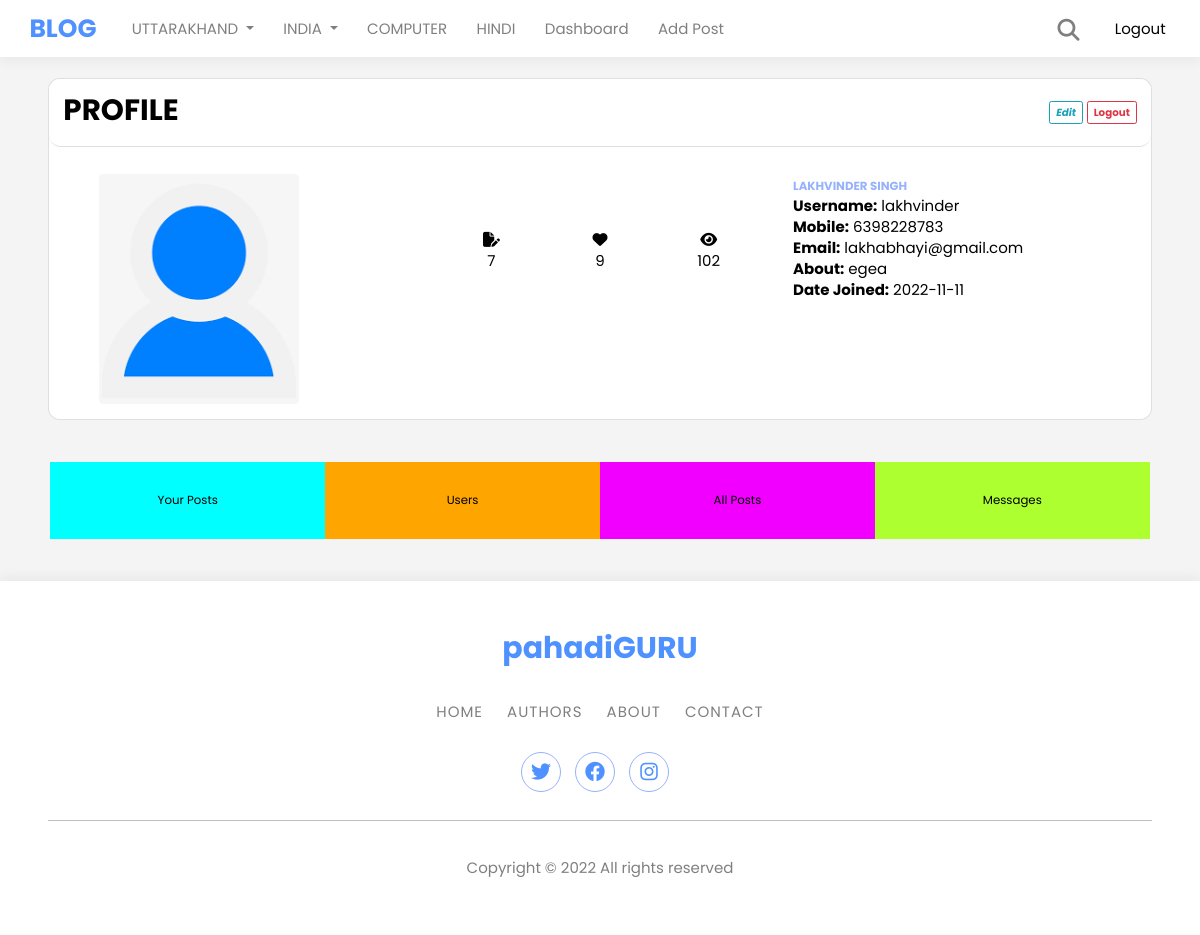
The page /dashboard (signed in) on the database as committed earlier.
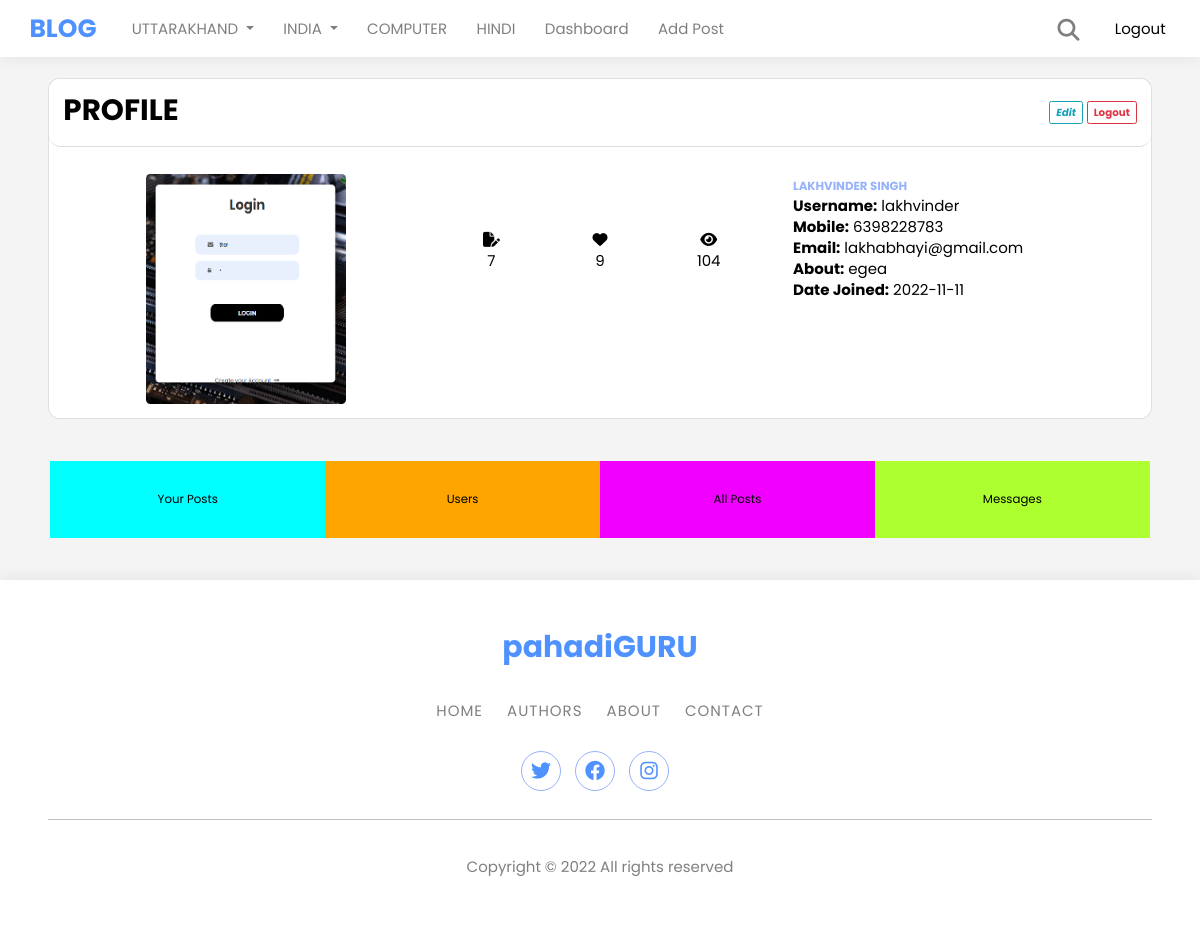
The same page on the database as committed later.
### app.py (models this page shows)
class Users(db.Model, UserMixin):
    id = db.Column(db.Integer, primary_key=True)
    username = db.Column(db.String(20), unique=True, nullable=False)
    name = db.Column(db.String(50), nullable=False)
    email = db.Column(db.String(150), nullable=False)
    phone = db.Column(db.String(50), nullable=False)
    date_added = db.Column(db.Date, default=date.today)
    about_author = db.Column(db.String(500), nullable=False)
    security_question = db.Column(db.String(50), nullable=False)
    security_answer = db.Column(db.String(50), nullable=False)
    password_hash = db.Column(db.String(128))
    role = db.Column(db.String(10), default='User')
    posts = db.relationship('Posts', backref='poster')
    likes=db.relationship('Likes',backref='user',passive_deletes=True)
    profile_pic=db.Column(db.String(), nullable=True)

### app.py (the view)
@app.route('/dashboard', methods=['GET', 'POST'])
@login_required
def dashboard():
    post = Posts.query.filter_by(poster_id=current_user.id).all()
    total_posts=Posts.query.filter_by(poster_id=current_user.id).count()
    total_views = 0
    for p in post:
        for v in p.views:
            total_views += v.view_count
    total_likes = 0
    for p in post:
        for l in p.likes:
            total_likes += 1
    return render_template('dashboard.html',post=post,total_posts=total_posts,total_views=total_views,total_likes=total_likes)

### app.py (called while the page is built)
@login_manager.user_loader
def load_user(user_id):
    return Users.query.get(int(user_id))

### templates/dashboard.html (shortened to what this page needs)
{% extends 'base2.html' %}
{% block content %}
<br>
<div class="card rounded-4">
    <div class="card-header rounded-4" style="display: flex; justify-content: space-between; align-items: center;">
        <div>
        <h1 class="text-uppercase font-weight-bold text-center">Profile</h1>
        </div>
        <div>
        <a href="{{url_for('edit_profile',id=current_user.id)}}" class="btn btn-outline-info btn-sm font-weight-bold"><i>Edit</i></a>
        <a href="{{ url_for('logout')}}" class="btn btn-outline-danger btn-sm font-weight-bold">Logout</a>
        </div>
    </div>
    <div class="card-body rounded-4">
        <p class="card-text">
        <div class="container">
            <div class="row">
                <div class="col rounded-4">
                    {% if current_user.profile_pic %}
                    <img src="{{url_for('static', filename='images/profile_pic/'+ current_user.profile_pic)}}"
                         class="rounded-2" style=" width: 200px; height: 230px; margin-left: 20%; ">
                    {% else %}
                    <img src="{{url_for('static', filename='images/profile_pic/user.png')}}" class="rounded-2" width="200" style=" min-width: 12rem; margin-left: 1.5rem;">
                    {% endif %}
                </div>
                <div class="col">
                    {% if current_user.is_authenticated and (current_user.role=='Author' or current_user.role=='Admin') %}
                                <div class="row text-center" style="margin: auto; margin-top: 17%;">
                                    <div class="col">
                                        <i class="fa-solid fa-file-pen"></i>
                                        <p>{{total_posts}}</p>
                                    </div>
                                    <div class="col">
                                        <i class="fa-solid fa-heart"></i>
                                        <p>{{total_likes}}</p>
                                    </div>
                                    <div class="col">
                                        <i class="fa-solid fa-eye"></i>
                                        <p>{{total_views}}</p>
                                    </div>
                                </div>
                        {% endif %}
                </div>
                <div class="col"  style="min-width: 14.125rem;" >
                    <strong style="font-size: 1rem; color: #97B2FC;">{{current_user.name | upper}}</strong>
                    <br>
                    <strong>Username:</strong>
                    {{current_user.username}}<br>
                    <strong>Mobile:</strong>
                    {{current_user.phone}}<br>
                    <strong>Email:</strong>
                    {{current_user.email}}<br>
                    <strong>About:</strong>
                    {{current_user.about_author}}<br>
                    <strong>Date Joined:</strong>
                    {{current_user.date_added}}<br>
                    </p>
                </div>
            </div>
        </div>
<br>
<br>
    <div class="container">
        <div class="row">
            {% if current_user.is_authenticated and (current_user.role=='Author' or current_user.role=='Admin') %}
            <div class="col" style="max-width: 25%; font-size: 1rem; background-color: cyan; padding: 0; text-align: center; padding: 30px 0; ">
                <a style="color: black;" href="{{url_for('your_posts',id=current_user.id)}}">Your Posts</a>
            </div>
            {% endif %}
            {% if current_user.is_authenticated and (current_user.role=='Admin') %}
            <div class="col" style="max-width: 25%; font-size: 1rem; background-color: orange; padding: 0; text-align: center; padding: 30px 0; ">
                <a style="color: black;" href="{{url_for('admin_all_users')}}">Users</a>
            </div>
            <div class="col" style="max-width: 25%; font-size: 1rem; background-color: rgb(242, 0, 255); padding: 0; text-align: center; padding: 30px 0; ">
                <a style="color: black;" href="{{url_for('admin_all_posts')}}">All Posts</a>
            </div>
            <div class="col" style="max-width: 25%; font-size: 1rem; background-color: greenyellow; padding: 0; text-align: center; padding: 30px 0; ">
                <a style="color: black;" href="{{url_for('admin_messages')}}">Messages</a>
            </div>
            {% endif %}
        </div>
    </div>
<br>
<br>
{% endblock %}

### templates/base2.html (shortened to what this page needs)
<!DOCTYPE html>
<html lang="en">
  <head>
    <link
      rel="stylesheet"
      href="https://cdn.jsdelivr.net/npm/bootstrap@5.2.2/dist/css/bootstrap.min.css"
    />
    <link rel="stylesheet" href="https://cdnjs.cloudflare.com/ajax/libs/font-awesome/6.2.0/css/all.min.css" />
    <link
      rel="stylesheet"
      href="{{url_for('static', filename='css/style.css')}}"
    />
    <link
      rel="stylesheet"
      href="{{url_for('static', filename='css/about.css')}}"
    />
    <link
      rel="stylesheet"
      href="https://cdnjs.cloudflare.com/ajax/libs/font-awesome/6.2.0/css/all.min.css"
    />
    <link
      rel="stylesheet"
      href="{{url_for('static', filename='css/footer.css')}}"
    />
    <link
      rel="stylesheet"
      href="{{url_for('static', filename='css/lallantop_navbar.css')}}"
    />
  </head>
  <body style="background-color: #f4f4f4;">
    {% block navbar %} {% include 'navbar.html' %} {% endblock %}
    <div class="container-sm">
      {% block content %} {% endblock%}
    {% block footer %} {% include 'footer.html' %} {% endblock %}
  </body>
</html>

### templates/navbar.html (shortened to what this page needs)
<nav
  class="navbar navbar-expand-lg navbar-light"
  style="background-color: #fff; box-shadow: 0 4px 12px 0 rgb(0 0 0 / 5%);"
>
  <div class="container-fluid">
    <a
      class="navbar-brand"
      href="{{url_for('home')}}"
      style="color: #4f92ff; font-weight: bolder; font-size: 25px"
      >BLOG</a
    >
    <div class="collapse navbar-collapse" id="navbarSupportedContent">
      <ul class="navbar-nav me-auto mb-2 mb-lg-0">
        <li class="nav-item dropdown pl-4">
          <a
            class="nav-link dropdown-toggle"
            href="#"
            id="navbarDropdown"
            role="button"
            data-bs-toggle="dropdown"
            aria-expanded="false"
          >
            UTTARAKHAND
          </a>
        </li>
        <li class="nav-item dropdown pl-4">
          <a
            class="nav-link dropdown-toggle"
            href="#"
            id="navbarDropdown"
            role="button"
            data-bs-toggle="dropdown"
            aria-expanded="false"
          >
            INDIA
          </a>
        </li>
        <li class="nav-item pl-4">
          <a class="nav-link" href="{{url_for('allposts',category='Computer')}}"> COMPUTER</a>
      </li>
        <li class="nav-item pl-4">
          <a class="nav-link" href="{{url_for('allposts',category='Hindi')}}"> HINDI</a>
      </li>
        {% if current_user.is_authenticated %}
        <li class="nav-item pl-4">
            <a class="nav-link" href="{{url_for('dashboard')}}">Dashboard</a>
        </li>
        {% endif %}
        {% if current_user.is_authenticated and (current_user.role == 'Author' or current_user.role == 'Admin') %}
        <li class="nav-item pl-4">
          <a class="nav-link" href="{{url_for('addpost')}}">Add Post</a>
        </li>
        {% endif %}
      </ul>
        <form class="searchbar pr-4">
          <input
            type="search"
            placeholder="Search here"
            name="search"
            class="searchbar-input"
            onkeyup="buttonUp();"
            required
          />
          <span class="searchbar-icon pr-4"
            ><i class="fa fa-search" aria-hidden="true" style="color: #00000080;"></i
          ></span>
        </form>
        {% if current_user.is_authenticated %}
        <li class="nav-item pl-4" style="text-align: center; list-style: none;  margin-right: 5px;">
          <a class="nav-link" href="{{url_for('logout')}}">Logout</a>
        </li>
        {% endif %}
    </div>
  </div>
</nav>

### templates/footer.html (shortened to what this page needs)
<footer class="footer-07"  style="background-color: #fff; box-shadow: 0 -4px 12px 0 rgb(0 0 0 / 5%)">
  <div class="container">
    <div class="row justify-content-center">
      <div class="col text-center">
        <h2 class="footer-heading">
          <a href="#" class="logo" style="color: #4f92ff">pahadiGURU</a>
        </h2>
        <p class="menu">
          <a href="{{url_for('home')}}" style="color: #00000080">Home</a>
          <a href="{{url_for('authors')}}" style="color: #00000080">Authors</a>
          <a href="{{url_for('about')}}" style="color: #00000080">About</a>
          <a href="{{url_for('contact')}}" style="color: #00000080">Contact</a>
        </p>
        <ul class="ftco-footer-social p-0">
          <li class="ftco-animate">
            <a
              href="#"
              data-toggle="tooltip"
              data-placement="top"
              title="Twitter"
              ><span class="fa-brands fa-twitter" style="color: #4f92ff"></span
            ></a>
          </li>
          <li class="ftco-animate">
            <a
              href="#"
              data-toggle="tooltip"
              data-placement="top"
              title="Facebook"
              ><span class="fa-brands fa-facebook" style="color: #4f92ff"></span
            ></a>
          </li>
          <li class="ftco-animate">
            <a
              href="#"
              data-toggle="tooltip"
              data-placement="top"
              title="Instagram"
              ><span
                class="fa-brands fa-instagram"
                style="color: #4f92ff"
              ></span
            ></a>
          </li>
        </ul>
      </div>
    </div>
    <hr>
    <br>
    <div class="row mt-1">
      <div class="col text-center">
        <p class="copyright" style="color: #00000080">
          Copyright &copy;
          All rights reserved
        </p>
      </div>
    </div>
  </div>
</footer>

### static/css/style.css (style rules this page uses)
.searchbar { position: relative; min-width: 50px; width: 0%; height: 45px; float: right; overflow: hidden; border-radius: 10px; -webkit-transition: width 0.3s; -moz-transition: width 0.3s; -ms-transition: width 0.3s; -o-transition: width 0.3s; transition: width 0.3s; }
.searchbar-input { top: 0; right: 0; border: 0; outline: 0; border-radius: 10px; width: 100%; height: 45px; margin: 0; padding: 0px 55px 0px 20px; font-size: 20px; color: #00000080; }
.searchbar-icon, .searchbar-submit { display: block; position: absolute; top: 0; font-family: verdana; font-size: 22px; right: 0; padding: 0; margin: 0; border: 0; outline: 0; line-height: 50px; text-align: center; cursor: pointer; color: #121212; border-radius: 10px; }

### static/css/lallantop_navbar.css (style rules this page uses)
:root { --bs-blue: #0d6efd; --bs-indigo: #6610f2; --bs-purple: #6f42c1; --bs-pink: #d9368b; --bs-red: #dc3545; --bs-orange: #f58324; --bs-yellow: #ffd133; --bs-green: #016369; --bs-teal: #147f8d; --bs-cyan: #0dcaf0; --bs-black: #000; --bs-white: #fff; --bs-gray: #6c757d; --bs-gray-dark: #343a40; --bs-gray-100: #f8f9fa; --bs-gray-200: #e9ecef; --bs-gray-300: #dee2e6; --bs-gray-400: #ced4da; --bs-gray-500: #adb5bd; --bs-gray-600: #6c757d; --bs-gray-700: #495057; --bs-gray-800: #343a40; --bs-gray-900: #212529; --bs-primary: #4f92ff; --bs-secondary: #6c757d; --bs-success: #016369; --bs-info: #59b2b8; --bs-warning: #f58324; --bs-danger: #dc3545; --bs-light: #f8f9fa; --bs-dark: #212529; --bs-primary-rgb: 217,54,139; --bs-secondary-rgb: 108,117,125; --bs-success-rgb: 1,99,105; --bs-info-rgb: 89,178,184; --bs-warning-rgb: 245,131,36; --bs-danger-rgb: 220,53,69; --bs-light-rgb: 248,249,250; --bs-dark-rgb: 33,37,41; --bs-white-rgb: 255,255,255; --bs-black-rgb: 0,0,0; --bs-body-color-rgb: 0,0,0; --bs-body-bg-rgb: 255,255,255; --bs-gradient: linear-gradient(180deg,hsla(0,0%,100%,.15),hsla(0,0%,100%,0)); --bs-root-font-size: 73.5%; --bs-body-font-family: var(--bs-font-sans-serif); --bs-body-font-size: 1.6rem; --bs-body-font-weight: 400; --bs-body-line-height: 1.4; --bs-body-color: #000; --bs-body-bg: #fff; --bs-border-width: 1px; --bs-border-style: solid; --bs-border-color: #dee2e6; --bs-border-color-translucent: rgba(0,0,0,.175); --bs-border-radius: 0.375rem; --bs-border-radius-sm: 0.25rem; --bs-border-radius-lg: 0.5rem; --bs-border-radius-xl: 1rem; --bs-border-radius-2xl: 2rem; --bs-border-radius-pill: 50rem; --bs-link-color: #4f92ff; --bs-link-hover-color: #4f92ff; --bs-code-color: #4f92ff; --bs-highlight-bg: #fff6d6; font-size: var(--bs-root-font-size); }
body { margin: 0; line-height: var(--bs-body-line-height); color: var(--bs-body-color); text-align: var(--bs-body-text-align); -webkit-text-size-adjust: 100%; -webkit-tap-highlight-color: rgba(0,0,0,0) }
.container,.container-fluid,.container-lg,.container-md,.container-sm,.container-xl,.container-xxl { width: 100%; padding-right: var(--bs-gutter-x, 0.75rem); padding-left: var(--bs-gutter-x, 0.75rem); margin-right: auto; margin-left: auto; }
.nav-link { display: block; padding: var(--bs-nav-link-padding-y) var(--bs-nav-link-padding-x); font-size: var(--bs-nav-link-font-size); font-weight: var(--bs-nav-link-font-weight); color: var(--bs-nav-link-color); transition: color .15s ease-in-out,background-color .15s ease-in-out,border-color .15s ease-in-out }
@media (min-width: 1200px) { .navbar-nav { margin-right:1.5rem } }
button,input,optgroup,select,textarea { margin: 0; font-family: inherit; font-size: inherit; line-height: inherit }
[role=button] { cursor: pointer }
ol,ul { padding-left: 2rem }
dl,ol,ul { margin-top: 0; margin-bottom: 1rem }

Rows that differ between the two databases and show on the page:
changed Users "lakhvinder": profile_pic: picture added
Other text that changed with them:
{{ total_views }}: "102" → "104"
